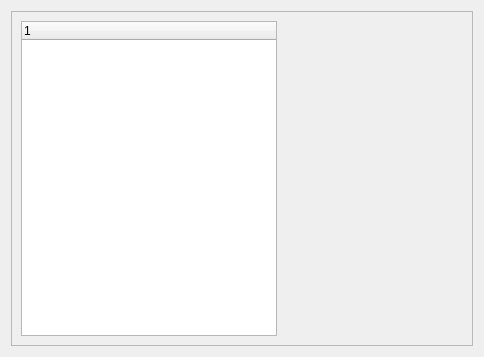
<?xml version="1.0" encoding="UTF-8"?>
<ui version="4.0">
 <class>PETCat_optionsBox</class>
 <widget class="QDialog" name="PETCat_optionsBox">
  <property name="geometry">
   <rect>
    <x>0</x>
    <y>0</y>
    <width>484</width>
    <height>357</height>
   </rect>
  </property>
  <property name="windowTitle">
   <string>Form</string>
  </property>
  <layout class="QVBoxLayout" name="verticalLayout">
   <item>
    <widget class="QFrame" name="frame_main">
     <property name="frameShape">
      <enum>QFrame::StyledPanel</enum>
     </property>
     <property name="frameShadow">
      <enum>QFrame::Raised</enum>
     </property>
     <layout class="QHBoxLayout" name="horizontalLayout_2">
      <item>
       <widget class="QTreeWidget" name="tw_main">
        <column>
         <property name="text">
          <string notr="true">1</string>
         </property>
        </column>
       </widget>
      </item>
      <item>
       <widget class="QStackedWidget" name="sw_main">
        <property name="minimumSize">
         <size>
          <width>100</width>
          <height>0</height>
         </size>
        </property>
        <widget class="QWidget" name="page"/>
        <widget class="QWidget" name="page_2"/>
       </widget>
      </item>
     </layout>
    </widget>
   </item>
  </layout>
 </widget>
 <resources/>
 <connections/>
</ui>
